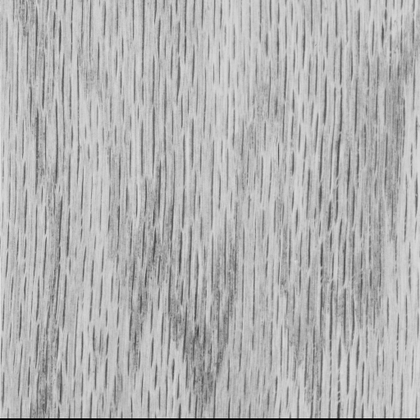
%> input picture Lab1/images/woodgrain.png, 420 x 420 px, shrunk from 512 x 512 before the run
$ octave Image.m   (GNU Octave 9; MATLAB toolbox functions it lacks are replaced by stand-ins)
%> lines starting %> are read from the running program, lines starting %| are printed output that depends on the picture
### Lab1/entropy_custom.m
function E = entropy_custom(probability_vector)

E = -nansum(probability_vector .* log2(probability_vector));

end

### Lab1/huffman.m
function l=huffman(r)
%huffman - Huffman codeword mean-length.
%------------------------------------------------------------------------------
%SYNOPSIS       L = huffman(N)
%                 N should be a vector describing relative frequencies of
%                 the symbols of a source. The function calculates the
%                 expected codeword length resulting from an Huffman encoding
%                 of the source.
%
%                 This operation can operate on a matrix where the columns
%                 are considered to be data of different sources and the
%                 result will be a row vector of expected codeword lengths
%                 for the separately optimized Huffman codes.
%
%                 This is true: huffman(s*N) == s*huffman(N) where s is a
%                 scalar.
%
%SEE ALSO       entropy, ihist.
%------------------------------------------------------------------------------
%Jonas Svanberg                        (C) 1995 Image Coding Group. LiU, SWEDEN

%RCSID          $Id: huffman.m,v 1.4 1998/12/03 12:03:04 svan Exp $

if nargin < 1
  error('Demands mandatory argument N describing relative frequencies.');
end

if size(r,1) == 1
  r = r';
end

d = size(r,1);
n = size(r,2);
if d < 2
  l = zeros(1,d);
  return;
end

l = zeros(1,n);

for i=2:d
  r = sort(r);
  s = r(1,:) + r(2,:);
  l = l + s .* ( (r(1,:).*r(2,:)) ~= 0);
  r = [s;r(3:size(r,1),:)];
end


### Lab1/predictor_horizontal.m
function [PE, huff] = predictor_horizontal(img)
% Testar prediktorn P(i,j) = X(i,j-1)
img = padarray(img, [0 1], 0.5, 'pre');
width = size(img,2);
height = size(img,1);
n_pixels = width*height;

X = zeros(size(img));
for i = 1:height
    for j = 2:width
        % X innehåller skillnaden mellan prediktion och faktiska värden
        X(i,j) = img(i,j-1) - img(i,j);
    end
end
clear i j

% Räkna förekomst av varje sampelnivå
[N,~] = ihist(X);

% Beräkna sannolikhet för varje nivå
probability_matrix = sum(N,2)./ n_pixels;

% Beräkna entropi
PE = entropy_custom(probability_matrix);
huff = huffman(probability_matrix);

end

### Lab1/ihist.m
function [n,x] = ihist(y,m)
%ihist - Integer bin replacement for hist.
%------------------------------------------------------------------------------
%SYNOPSIS       ihist(Y)
%	           Counts the elements of Y into integer bins and plots
%                  a bargraph over the distribution. Each column of Y will
%                  yield a separate histogram.
%
%               [N,X] = ihist(Y)
%                  Returns the number of elements N in each container and
%                  the integer vector X specifying the centers. If Y was a
%                  matrix, N will be a matrix with the same number of columns.
%
%               [N,X] = ihist(Y,[A0 A1])
%                  As above but only counts hits in the integer bins A0:A1.
%
%
%SEE ALSO       hist.
%
%------------------------------------------------------------------------------
%Harald Nautsch                        (C) 2001 Image Coding Group. LiU, SWEDEN


if nargin == 0
  error('Requires one or two input arguments.')
elseif nargin < 2,
  m = floor(min(y(:))):ceil(max(y(:)));
else
  m = round(m(1)):round(m(2));
end

if length(m) == 1
  m = 1;
end

if nargout == 0,
  hist(y,m);
else
  n = hist(y,m);
  if nargout == 2;
    x = m';
  end
end

### Lab1/predictor_vertical.m
function [PE, huff] = predictor_vertical(img)
% Testar prediktorn P(i,j) = X(i-1,j)
img = padarray(img, [1 0], 0.5, 'pre');
width = size(img,2);
height = size(img,1);
n_pixels = width*height;

X = zeros(size(img));
for i = 2:height
    for j = 1:width
        % X innehåller skillnaden mellan prediktion och faktiska värden
        X(i,j) = img(i-1,j) - img(i,j);
    end
end
clear i j

% Räkna förekomst av varje sampelnivå
[N,~] = ihist(X);

% Beräkna sannolikhet för varje nivå
probability_matrix = sum(N,2)./ n_pixels;

% Beräkna entropi
PE = entropy_custom(probability_matrix);
huff = huffman(probability_matrix);

end

### Lab1/predictor_diagonal.m
function [PE, huff] = predictor_diagonal(img)
% Testar prediktorn P(i,j) = X(i,j-1)
img = padarray(img, [1 1], 0.5, 'pre');
width = size(img,2);
height = size(img,1);
n_pixels = width*height;

X = zeros(size(img));
for i = 2:height
    for j = 2:width
        % X innehåller skillnaden mellan prediktion och faktiska värden
        X(i,j) = img(i-1,j) + img(i,j-1) - img(i-1,j-1) - img(i,j);
    end
end
clear i j

% Räkna förekomst av varje sampelnivå
[N,~] = ihist(X);

% Beräkna sannolikhet för varje nivå
probability_matrix = sum(N,2)./ n_pixels;

% Beräkna entropi
PE = entropy_custom(probability_matrix);
huff = huffman(probability_matrix);

end

### Lab1/Image.m
clear
tic
img = double(imread('images/woodgrain.png'));
%> img: size 420x420 double; min 0, max 234, mean 178.6; mean of the top-left, top-right, bottom-left and bottom-right quarters 182.6, 182.1, 173.3, 176.5
probability_matrix = zeros(256,1);
width = size(img,2);
%> width = 420
height = size(img,1);
%> height = 420
n_pixels = width*height;
%> n_pixels = 176400

%for all pixels in the image
for i = 1:height
    for j = 1:width
       %increment the occurances of that pixel value
        probability_matrix(img(i,j)+1) = probability_matrix(img(i,j)+1) + 1;
    end
end
%> after the loop, probability_matrix = 256 values, max 4618 at index 196, min 0 at index 2, mean 689.1

probability_matrix = probability_matrix./n_pixels;
%> probability_matrix = 256 values, max 0.0262 at index 196, min 0 at index 2, mean 0.00391
entropy_img = entropy_custom(probability_matrix);
%> in entropy_custom, `E = -nansum(probability_vector .* log2(probability_vector));`: E = 6.39
%> entropy_img = 6.39
huff_img = huffman(probability_matrix);
%> in huffman, `d = size(r,1);`: d = 256
%> in huffman, `n = size(r,2);`: n = 1
%> the loop in huffman, `for i=2:d` made 255 passes
%> (s, l) on passes 1 to 3: (0, 0), (0, 0), (0, 0)
%> after the loop in huffman, `for i=2:d`: l = 6.43; r = 1
%> huff_img = 6.43
clear i j probability_matrix

%% Shannon entropy & betingad entropi

probability_matrix_h = zeros(256);
probability_matrix_v = zeros(256);
% Beräkna sannolikheter för kombinationer av närliggande sampel
for i = 1:height
    for j = 1:width-1
        % Radindex är värde på förra sampel, kolumnindex är värde på följande sampel
        % +1 för att förskjuta från 0-255 till 1-256
        % Jämför med pixeln till höger
        probability_matrix_h(img(i,j)+1, img(i,j+1)+1) = probability_matrix_h(img(i,j)+1, img(i,j+1)+1) + 1;
    end
end
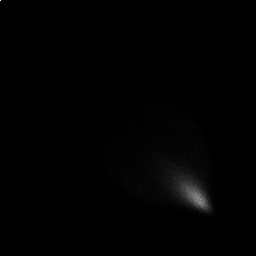
%> probability_matrix_h: size 256x256 double; min 0, max 419, mean 2.7; drawn with min black and max white
clear i

% Beräkna sannolikheter för kombinationer av närliggande sampel
for i = 1:height-1
    for j = 1:width
        % Radindex är värde på förra sampel, kolumnindex är värde på följande sampel
        % +1 för att förskjuta från 0-255 till 1-256
        % Jämför med pixeln till höger
        probability_matrix_v(img(i,j)+1, img(i+1,j)+1) = probability_matrix_v(img(i,j)+1, img(i+1,j)+1) + 1;
    end
end
clear i

% probability_matrix innehåller alla sannolikheter för följande sampel
probability_matrix_h = probability_matrix_h ./ (n_pixels-height);
probability_matrix_v = probability_matrix_v ./ (n_pixels-width);
% Formatera datan till vektor med alla non-zero element
probability_matrix_h = probability_matrix_h(find(probability_matrix_h));
%> probability_matrix_h = 13392 values from 5.68e-06 to 0.00238
probability_matrix_v = probability_matrix_v(find(probability_matrix_v));
%> probability_matrix_v = 5609 values from 5.68e-06 to 0.00367

% Beräkna entropin
entropy_pair_horizontal = entropy_custom(probability_matrix_h);
%> entropy_pair_horizontal = 12.28
entropy_pair_vertical = entropy_custom(probability_matrix_v);
%> entropy_pair_vertical = 10.6
entropy_beting_horizontal = entropy_pair_horizontal - entropy_img;
%> entropy_beting_horizontal = 5.89
entropy_beting_vertical = entropy_pair_vertical - entropy_img;
%> entropy_beting_vertical = 4.21
entropy_pair_horizontal = entropy_pair_horizontal;
entropy_pair_vertical = entropy_pair_vertical;
% Beräkna snittlängd på huffmankodord
huff_pair_h = huffman(probability_matrix_h);
%> the loop in huffman (call 2), `for i=2:d` made 13391 passes
%> l on passes 1 to 3: 1.14e-05, 2.27e-05, 3.41e-05
%> huff_pair_h = 12.31
huff_pair_v = huffman(probability_matrix_v);
%> huff_pair_v = 10.63

clear i j height width n_pixels probability_matrix_h probability_matrix_v

%% Prediktorer

% Horisontell prediktion P(i,j) = X(i,j-1)
[entropy_predictor_h, huff_predictor_h] = predictor_horizontal(img);
%> in predictor_horizontal, `img = padarray(img, [0 1], 0.5, 'pre');`:
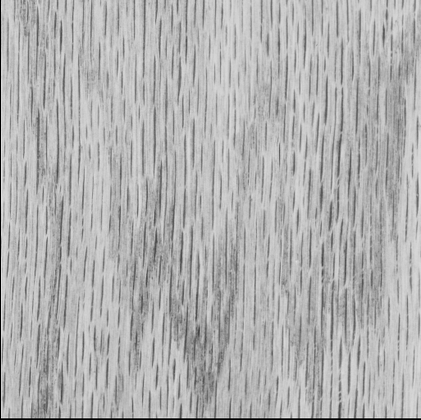
%> img: size 420x421 double; min 0, max 234, mean 178.2
%> after the loop in predictor_horizontal, `for i = 1:height`:
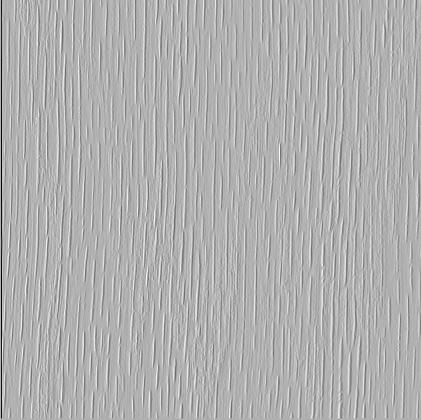
%> X: size 420x421 double; min -226.5, max 100, mean -0.5; drawn with min black and max white
%> in ihist, `m = floor(min(y(:))):ceil(max(y(:)));`: m = 328 values from -227 to 100
%> in predictor_horizontal, `probability_matrix = sum(N,2)./ n_pixels;`: probability_matrix = 328 values, max 0.0353 at index 228, min 0 at index 2, mean 0.00305
%> in predictor_horizontal, `PE = entropy_custom(probability_matrix);`: PE = 6.45
%> in predictor_horizontal, `huff = huffman(probability_matrix);`: huff = 6.48
%> entropy_predictor_h = 6.45; huff_predictor_h = 6.48
% Vertikal prediktion P(i,j) = X(i-1,j)
[entropy_predictor_v, huff_predictor_v] = predictor_vertical(img);
%> after the loop in predictor_vertical, `for i = 2:height`:
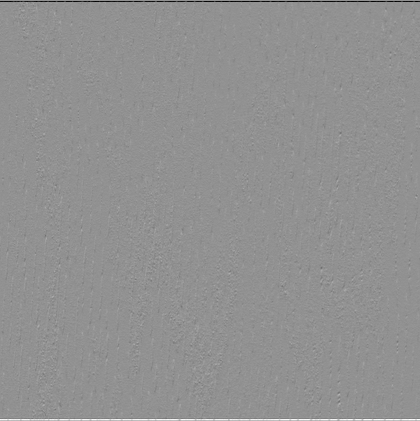
%> X: size 421x420 double; min -214.5, max 161, mean 0; drawn with min black and max white
%> in ihist (call 2), `m = floor(min(y(:))):ceil(max(y(:)));`: m = 377 values from -215 to 161
%> in ihist (call 2), `n = hist(y,m);`:
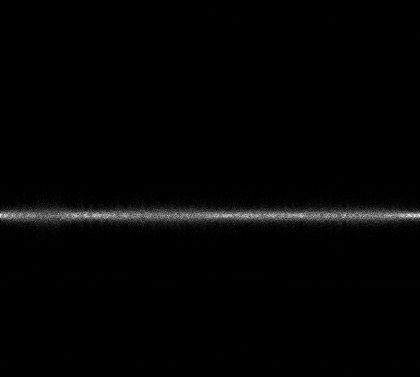
%> n: size 377x420 double; min 0, max 79, mean 1.1; drawn with min black and max white
%> in predictor_vertical, `probability_matrix = sum(N,2)./ n_pixels;`: probability_matrix = 377 values, max 0.102 at index 216, min 0 at index 49, mean 0.00265
%> in predictor_vertical, `PE = entropy_custom(probability_matrix);`: PE = 4.46
%> in predictor_vertical, `huff = huffman(probability_matrix);`: huff = 4.5
%> entropy_predictor_v = 4.46; huff_predictor_v = 4.5
% Diagonell prediktion P(i,j) = X(i-1,j)+X(i,j-1)-X(i-1,j-1)
[entropy_predictor_d, huff_predictor_d] = predictor_diagonal(img);
%> in ihist (call 3), `m = floor(min(y(:))):ceil(max(y(:)));`: m = 347 values from -190 to 156
%> in ihist (call 3), `n = hist(y,m);`:
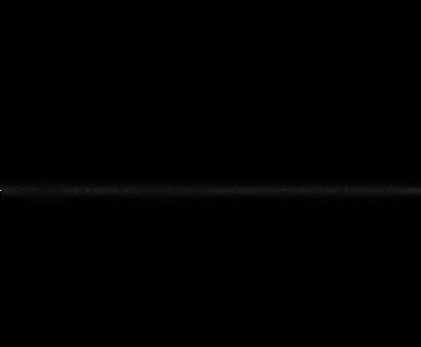
%> n: size 347x421 double; min 0, max 421, mean 1.2; drawn with min black and max white
%> in predictor_diagonal, `probability_matrix = sum(N,2)./ n_pixels;`: probability_matrix = 347 values, max 0.0906 at index 191, min 0 at index 2, mean 0.00288
%> in predictor_diagonal, `PE = entropy_custom(probability_matrix);`: PE = 4.58

clear img
toc
